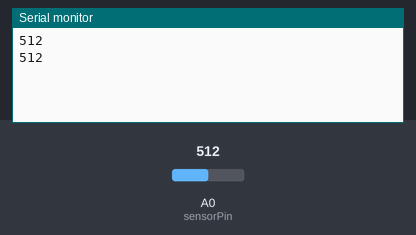
This sketch was run on a simulated Arduino Uno, built with avr-gcc and run on an emulated ATmega328P. Parts: the last lines printed to the serial monitor. The inputs (shaded band) are chosen by the test bench; at power-on: A0 (sensorPin) = 512.

Above: at 1.8 s.
1.9 s: A0 (sensorPin) set to 716
At 2.4 s:
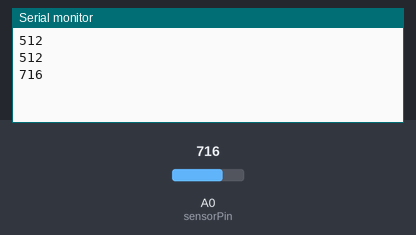
3.4 s: A0 (sensorPin) set to 900
At 4.8 s:
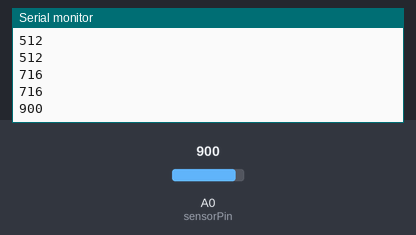
Timing chart, 0 to 6.4 s (numbered marks = the images above; inputs shaded):
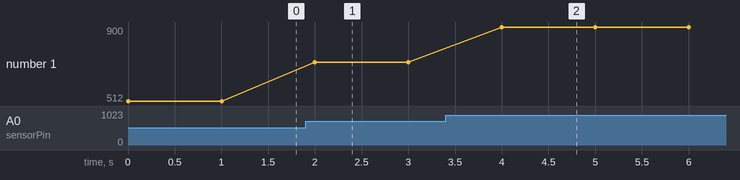

The sketch:

water-level-sensor.ino
```cpp
int sensorPin = A0;

void setup() {
  Serial.begin(9600);
}

void loop() {
  int level = analogRead(sensorPin); //Read data from analog pin and store it to resval variable

  Serial.println(level);

  delay(1000);
}
```

Measured:
- after the input at 1.9 s, the serial monitor: prints a new line after 0.10 s (image 1)
- after the input at 3.4 s, the serial monitor: prints a new line after 0.60 s (image 2)
- plotted number 1: 512 → 716 after the input at 1.9 s, 716 → 900 after the input at 3.4 s
